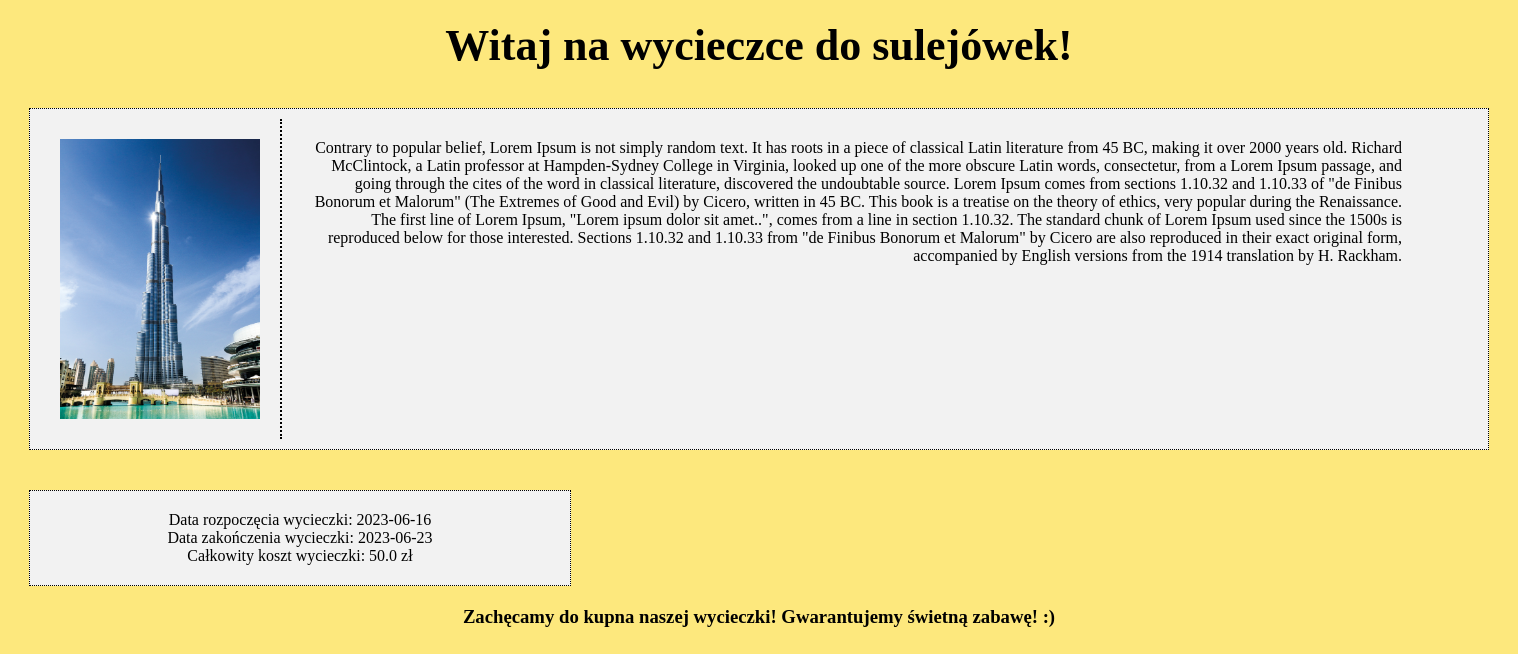
/trip?trip=2, run on the app's committed database.
### app/trips/trip.py (models this page shows)
class Trip(db.Model):
    id = db.Column(db.Integer, primary_key=True)
    name = db.Column(db.String(50), nullable=False)
    date_start = db.Column(db.Date, nullable=False)
    date_end = db.Column(db.Date, nullable=False)
    country = db.Column(db.String(30), nullable=False)
    city = db.Column(db.String(30), nullable=False)
    price = db.Column(db.Float, nullable=False)
    description = db.Column(db.Text, nullable=False)
    image = db.Column(db.String(100), nullable=False)

### app/trips/routes.py (the view)
@trips.route('/trip?trip=<tripID>', methods = ['GET', 'POST'])
def tripview(tripID):
    trip = Trip.query.filter_by(id=tripID).first()
    return render_template('tripsite.html', trip=trip)

### app/trips/templates/tripsite.html (shortened to what this page needs)
<!DOCTYPE html>
<html lang="en">
<head>
    <link href="{{ url_for('static', filename='stylesheets/trip.css') }}" rel="stylesheet">
</head>
<body>
    <div id="container">
        <h2>Witaj na wycieczce do {{ trip.city }}!</h2>
        <div id="topbar">
            <div id="photo">
                <img src="{{ url_for('static', filename='pictures/' + trip.image) }}" width="200" height="280">
            </div>
            <div id="opis">
                {{ trip.description }}
            </div>
        </div>
        <div id="info">
            Data rozpoczęcia wycieczki: {{ trip.date_start }}</br>
            Data zakończenia wycieczki: {{ trip.date_end }}</br>
            Całkowity koszt wycieczki: {{ trip.price }} zł
        </div>
        <h3>Zachęcamy do kupna naszej wycieczki! Gwarantujemy świetną zabawę! :)</h3>
    </div>
</body>
</html>

### app/static/stylesheets/trip.css (style rules this page uses)
body { background-color: #FDE87D; }
#container { width: 1500px; margin-left: auto; margin-right: auto; }
h2 { margin-top: 20px; font-size: 44px; text-align: center; }
#topbar { background-color: #F2F2F2; color: black; padding: 10px; margin: 20px; height: 320px; border: 1px dotted black; }
#photo { float: left; padding: 20px; max-width: 200px; max-height: 280px; text-align: left; border-right: 2px dotted black; }
#opis { float: left; padding: 20px; width: 1100px; font-size: 16px; text-align: right; }
#info { background-color: #F2F2F2; padding: 20px; border: 1px dotted black; text-align: center; max-width: 500px; margin-left: auto; margin: 20px; }
h3 { text-align:center; }

### data on the page
Trip: city "sulejówek", image (picture), description "Contrary to popular belief, Lorem Ipsum is not simply random text. It has roots in a piece of classical Latin literature from 45 BC, making it over 2000 years old. Richard McClintock, a Latin professor at Hampden-Sydney College in Virginia, looked up one of the more obscure Latin words, consectetur, from a Lorem Ipsum passage, and going through the cites of the word in classical literature, discovered the undoubtable source. Lorem Ipsum comes from sections 1.10.32 and 1.10.33 of \"de Finibus Bonorum et Malorum\" (The Extremes of Good and Evil) by Cicero, written in 45 BC. This book is a treatise on the theory of ethics, very popular during the Renaissance. The first line of Lorem Ipsum,…", date_start "2023-06-16", date_end "2023-06-23", price "50.0"
